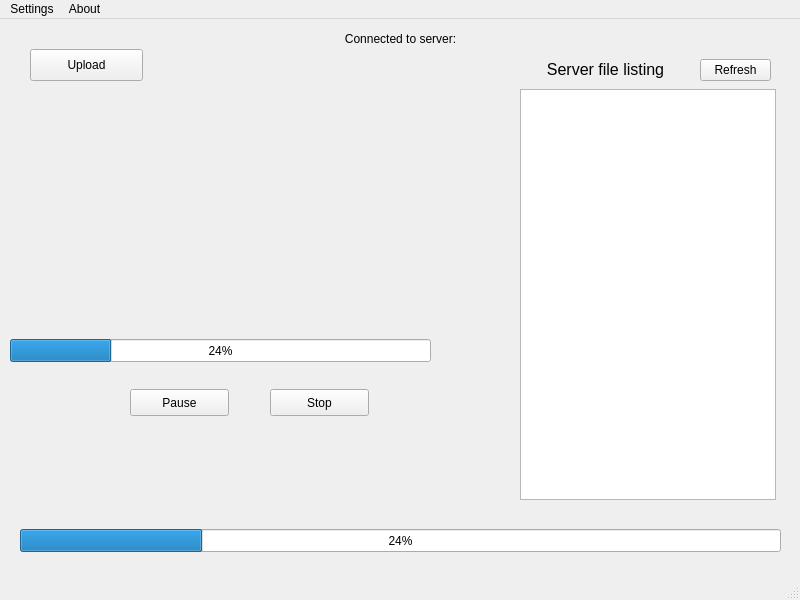
<?xml version="1.0" encoding="UTF-8"?>
<ui version="4.0">
 <class>ConnectedWindow</class>
 <widget class="QMainWindow" name="ConnectedWindow">
  <property name="geometry">
   <rect>
    <x>0</x>
    <y>0</y>
    <width>800</width>
    <height>600</height>
   </rect>
  </property>
  <property name="windowTitle">
   <string>MainWindow</string>
  </property>
  <widget class="QWidget" name="centralwidget">
   <widget class="QListView" name="listView">
    <property name="geometry">
     <rect>
      <x>520</x>
      <y>70</y>
      <width>256</width>
      <height>411</height>
     </rect>
    </property>
   </widget>
   <widget class="QLabel" name="label">
    <property name="geometry">
     <rect>
      <x>10</x>
      <y>10</y>
      <width>781</width>
      <height>20</height>
     </rect>
    </property>
    <property name="text">
     <string>Connected to server:</string>
    </property>
    <property name="alignment">
     <set>Qt::AlignCenter</set>
    </property>
   </widget>
   <widget class="QLabel" name="label_2">
    <property name="geometry">
     <rect>
      <x>510</x>
      <y>40</y>
      <width>191</width>
      <height>20</height>
     </rect>
    </property>
    <property name="font">
     <font>
      <pointsize>12</pointsize>
     </font>
    </property>
    <property name="text">
     <string>Server file listing</string>
    </property>
    <property name="alignment">
     <set>Qt::AlignCenter</set>
    </property>
   </widget>
   <widget class="QPushButton" name="pushButton">
    <property name="geometry">
     <rect>
      <x>700</x>
      <y>40</y>
      <width>71</width>
      <height>22</height>
     </rect>
    </property>
    <property name="font">
     <font>
      <weight>50</weight>
      <bold>false</bold>
     </font>
    </property>
    <property name="text">
     <string>Refresh</string>
    </property>
   </widget>
   <widget class="QProgressBar" name="progressBar">
    <property name="geometry">
     <rect>
      <x>20</x>
      <y>510</y>
      <width>761</width>
      <height>23</height>
     </rect>
    </property>
    <property name="value">
     <number>24</number>
    </property>
   </widget>
   <widget class="QPushButton" name="pauseButton">
    <property name="geometry">
     <rect>
      <x>130</x>
      <y>370</y>
      <width>99</width>
      <height>27</height>
     </rect>
    </property>
    <property name="text">
     <string>Pause</string>
    </property>
   </widget>
   <widget class="QPushButton" name="stopButton">
    <property name="geometry">
     <rect>
      <x>270</x>
      <y>370</y>
      <width>99</width>
      <height>27</height>
     </rect>
    </property>
    <property name="text">
     <string>Stop</string>
    </property>
   </widget>
   <widget class="QLabel" name="label_3">
    <property name="geometry">
     <rect>
      <x>36</x>
      <y>270</y>
      <width>441</width>
      <height>20</height>
     </rect>
    </property>
    <property name="font">
     <font>
      <weight>75</weight>
      <bold>true</bold>
     </font>
    </property>
    <property name="text">
     <string/>
    </property>
    <property name="alignment">
     <set>Qt::AlignCenter</set>
    </property>
   </widget>
   <widget class="QPushButton" name="uploadButton">
    <property name="geometry">
     <rect>
      <x>30</x>
      <y>30</y>
      <width>113</width>
      <height>32</height>
     </rect>
    </property>
    <property name="text">
     <string>Upload</string>
    </property>
   </widget>
   <widget class="QProgressBar" name="playedProgress">
    <property name="geometry">
     <rect>
      <x>10</x>
      <y>320</y>
      <width>421</width>
      <height>23</height>
     </rect>
    </property>
    <property name="value">
     <number>24</number>
    </property>
    <property name="alignment">
     <set>Qt::AlignCenter</set>
    </property>
   </widget>
   <widget class="QLabel" name="duration">
    <property name="geometry">
     <rect>
      <x>440</x>
      <y>320</y>
      <width>67</width>
      <height>17</height>
     </rect>
    </property>
    <property name="text">
     <string/>
    </property>
   </widget>
  </widget>
  <widget class="QMenuBar" name="menubar">
   <property name="geometry">
    <rect>
     <x>0</x>
     <y>0</y>
     <width>800</width>
     <height>25</height>
    </rect>
   </property>
   <widget class="QMenu" name="menuSettings">
    <property name="title">
     <string>Settings</string>
    </property>
    <addaction name="actionDisconnect"/>
    <addaction name="actionExit"/>
   </widget>
   <widget class="QMenu" name="menuAbout">
    <property name="title">
     <string>About</string>
    </property>
    <addaction name="actionAbout_us"/>
   </widget>
   <addaction name="menuSettings"/>
   <addaction name="menuAbout"/>
  </widget>
  <widget class="QStatusBar" name="statusbar"/>
  <action name="actionDisconnect">
   <property name="text">
    <string>Disconnect</string>
   </property>
  </action>
  <action name="actionExit">
   <property name="text">
    <string>Exit </string>
   </property>
  </action>
  <action name="actionAbout_us">
   <property name="text">
    <string>About us...</string>
   </property>
  </action>
 </widget>
 <resources/>
 <connections/>
</ui>
